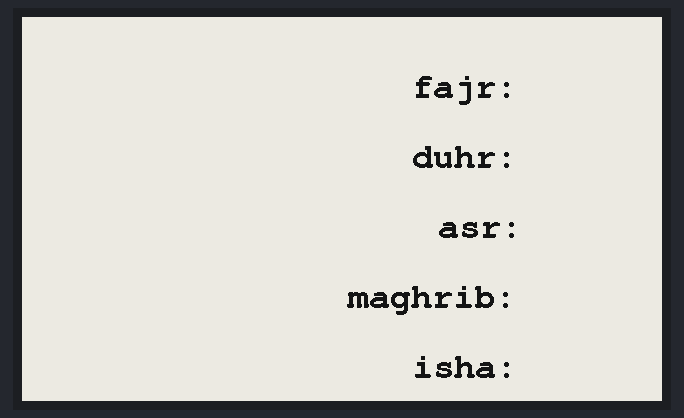
Bench run of a sketch on a simulated ESP32. Parts: 640×384 one-colour display. The local clock reads 2024-03-15 10:24:30 at power-on unless the sketch sets it; storage starts empty; what the sketch prints to the serial monitor is not drawn. At 4.1 s the program stops and its outputs stay as they are.

Above: at 4.1 s.

The sketch:

salat-slate.ino
```cpp
#define ENABLE_GxEPD2_GFX 0

#include "FS.h"
#include "SD.h"
#include "SPI.h"
#include <Wire.h>
#include <ds3231.h>
// Include libraries:
#include <GxEPD2_BW.h>  // Include GxEPD2 library for black and white displays
#include <Adafruit_GFX.h>  // Include Adafruit_GFX library

#define MAX_DISPLAY_BUFFER_SIZE 640
#define MAX_HEIGHT(EPD) (EPD::HEIGHT <= MAX_DISPLAY_BUFFER_SIZE / (EPD::WIDTH / 8) ? EPD::HEIGHT : MAX_DISPLAY_BUFFER_SIZE / (EPD::WIDTH / 8))
#if defined(__AVR)
GxEPD2_BW<GxEPD2_750, MAX_HEIGHT(GxEPD2_750)> display(GxEPD2_750(/*CS=10*/ SS, /*DC=*/ 8, /*RST=*/ 9, /*BUSY=*/ 7));
//GxEPD2_BW<GxEPD2_750_T7, MAX_HEIGHT(GxEPD2_750_T7)> display(GxEPD2_750_T7(/*CS=10*/ SS, /*DC=*/ 8, /*RST=*/ 9, /*BUSY=*/ 7)); // GDEW075T7 800x480
#endif
#if defined(ESP32)
//GxEPD2_BW<GxEPD2_750, GxEPD2_750::HEIGHT> display(GxEPD2_750(/*CS=5*/ 15, /*DC=*/ 17, /*RST=*/ 16, /*BUSY=*/ 4)); // inland esp32dev
GxEPD2_BW<GxEPD2_750, GxEPD2_750::HEIGHT> display(GxEPD2_750(/*CS=5*/ 21, /*DC=*/ 17, /*RST=*/ 27, /*BUSY=*/ 32)); // adafruit huzzah32
//GxEPD2_BW<GxEPD2_750_T7, GxEPD2_750_T7::HEIGHT> display(GxEPD2_750_T7(/*CS=5*/ SS, /*DC=*/ 17, /*RST=*/ 16, /*BUSY=*/ 4)); // GDEW075T7 800x480
#endif
//#include <Fonts/FreeMono9pt7b.h>
//#include <Fonts/FreeMono12pt7b.h>
//#include <Fonts/FreeMono18pt7b.h>
//#include <Fonts/FreeMono24pt7b.h>
//#include <Fonts/FreeMonoBold9pt7b.h>
//#include <Fonts/FreeMonoBold12pt7b.h>
#include <Fonts/FreeMonoBold18pt7b.h>
//#include <Fonts/FreeMonoBold24pt7b.h>
// SD chip select pin
const uint8_t chipSelect = 13;

struct ts t;


// Maximum line length plus space for zero byte.
const size_t LINE_DIM = 50;
int offset = 2;
char line[LINE_DIM];
String city;
char fajr[6];
char duhr[6];
char asr[6];
char maghrib[6];
char isha[6];
//------------------------------------------------------------------------------
//// store error strings in flash memory
//#define error(s) sd.errorHalt_P(PSTR(s))
//------------------------------------------------------------------------------
void setup(void) {
//
  display.init(115200);  // Initiate the display

  display.setRotation(0);  // Set orientation. Goes from 0, 1, 2 or 3

  display.setTextWrap(false);  // By default, long lines of text are set to automatically “wrap” back to the leftmost column.
                               // To override this behavior (so text will run off the right side of the display - useful for
                               // scrolling marquee effects), use setTextWrap(false). The normal wrapping behavior is restored
                               // with setTextWrap(true).
  Serial.begin(115200);
      if(!SD.begin()){
        Serial.println("Card Mount Failed");
        return;
    }
    uint8_t cardType = SD.cardType();

    if(cardType == CARD_NONE){
        Serial.println("No SD card attached");
        return;
    }

    Serial.print("SD Card Type: ");
    if(cardType == CARD_MMC){
        Serial.println("MMC");
    } else if(cardType == CARD_SD){
        Serial.println("SDSC");
    } else if(cardType == CARD_SDHC){
        Serial.println("SDHC");
    } else {
        Serial.println("UNKNOWN");
    }
  Wire.begin();
  DS3231_init(DS3231_CONTROL_INTCN);

  DS3231_get(&t);
  Serial.print(F("Date : "));
  Serial.print(t.mday);
  Serial.print(F("/"));
  Serial.print(t.mon);
  Serial.print(F("/"));
  Serial.print(t.year);
  Serial.print(F("\t Hour : "));
  Serial.print(t.hour);
  Serial.print(F(":"));
  Serial.print(t.min);
  Serial.print(F("."));
  Serial.println(t.sec);

  size_t n;
  city = "atlanta";
  while (!Serial) {}  // Wait for Leonardo
  String filePath = getFilePath(t.year, t.mon, city);
  char fp[34];
  filePath.toCharArray(fp, 34);
  Serial.println(fp);

  readFile(SD, fp, t.mday);
  writeToDisplay();

}
void readFile(fs::FS &fs, const char * path, int day){

    int ln = 1;
   Serial.printf("Reading file: %s\n", path);

    File file = fs.open(path);
    if(!file){
        Serial.println("Failed to open file for reading");
        return;
    }

    Serial.print("Read from file: ");
//    while(day + offset > ln) {
    while(file.available()){
      char buffer[64];
      int l = file.readBytesUntil('\n', buffer, sizeof(buffer));
      buffer[l] = 0;
//      Serial.println(buffer);
            ln++;
      if (day + offset == ln) {
        Serial.print(": ");
        Serial.print(buffer);
        getValue(buffer, 0x09, 1, fajr);
        Serial.print("fajr:\t");
        Serial.write(fajr);
        getValue(buffer, 0x09, 4, duhr);
        Serial.print("duhr:\t");
        Serial.print(duhr);
        getValue(buffer, 0x09, 5, asr);
        Serial.print("asr:\t");
        Serial.print(asr);
        getValue(buffer, 0x09, 6, maghrib);
        Serial.print("maghrib:\t");
        Serial.print(maghrib);
        getValue(buffer, 0x09, 7, isha);
        Serial.print("isha:\t");
        Serial.print(isha);
      }
//      int currentChar = file.read();
//      // if newline
//      if (currentChar == 10) {
//        ln++
//      }
    }
//    while(file.available()){

      //      line = file.read();
              // Print line number.

//
//        if (line[n - 1] != '\n') {
//          // Line is too long or last line is missing nl.
//          Serial.println(F(" <-- missing nl"));
//        }
//    }
    file.close();

  Serial.println(F("\nDone"));
}
void getValue(String data, char separator, int index, char *memLoc)
{
  int found = 0;
  int strIndex[] = {0, -1};
  int maxIndex = data.length()-1;

  for(int i=0; i<=maxIndex && found<=index; i++){
    if(data.charAt(i)==separator || i==maxIndex){
        found++;
        strIndex[0] = strIndex[1]+1;
        strIndex[1] = (i == maxIndex) ? i+1 : i;
    }
  }

  if (found>index) {
    Serial.println(data.substring(strIndex[0], strIndex[1]));
    data.substring(strIndex[0], strIndex[1]).toCharArray(memLoc,  6);
  }
}

String getFilePath(int year, int month, String city) {
  //"prayer_times/2020/09/atlanta.csv"
  String fp = F("/prayer_times/");
  fp = fp + year;
  fp = fp + "/";
  if (month < 10) {
    fp = fp + "0";
  }
  fp = fp + month;
  fp = fp + "/";
  fp = fp + city;
  fp = fp + ".csv";
  Serial.println(fp);
  return fp;
}

void writeToDisplay() {
  display.setFullWindow();
  display.fillScreen(GxEPD_WHITE);  // Clear previous graphics to start over to print new things.
  display.firstPage();  // Tell the graphics class to use paged drawing mode

  do
  {
    // Put everything you want to print in this screen:
    display.fillScreen(GxEPD_WHITE);  // Clear previous graphics to start over to print new things.
    // Print text - "Hello World!":
    display.setTextColor(GxEPD_BLACK);  // Set color for text
    display.setFont(&FreeMonoBold18pt7b);  // Set font
    int timex = 520;
    int titlex = 390;
    display.setCursor(titlex, 80);  // Set the position to start printing text (x,y)
    display.println("fajr: ");  // Print some text
    display.setCursor(timex, 80);  // Set the position to start printing text (x,y)
    display.println(fajr);  // Print some text
    display.setCursor(titlex, 150);  // Set the position to start printing text (x,y)
    display.println("duhr: ");  // Print some text
    display.setCursor(timex, 150);  // Set the position to start printing text (x,y)
    display.println(duhr);  // Print some text
    display.setCursor(titlex + 26, 220);  // Set the position to start printing text (x,y)
    display.println("asr: ");  // Print some text
    display.setCursor(timex, 220);  // Set the position to start printing text (x,y)
    display.println(asr);  // Print some text
    display.setCursor(titlex - 64, 290);  // Set the position to start printing text (x,y)
    display.println("maghrib: ");  // Print some text
    display.setCursor(timex, 290);  // Set the position to start printing text (x,y)
    display.println(maghrib);  // Print some text
    display.setCursor(titlex, 360);  // Set the position to start printing text (x,y)
    display.println("isha: ");  // Print some text
    display.setCursor(timex, 360);  // Set the position to start printing text (x,y)
    display.println(isha);  // Print some text
  }
  while (display.nextPage());

  display.hibernate();
}

void loop(void) {

  for(;;); // Don't proceed, loop forever
}
```
